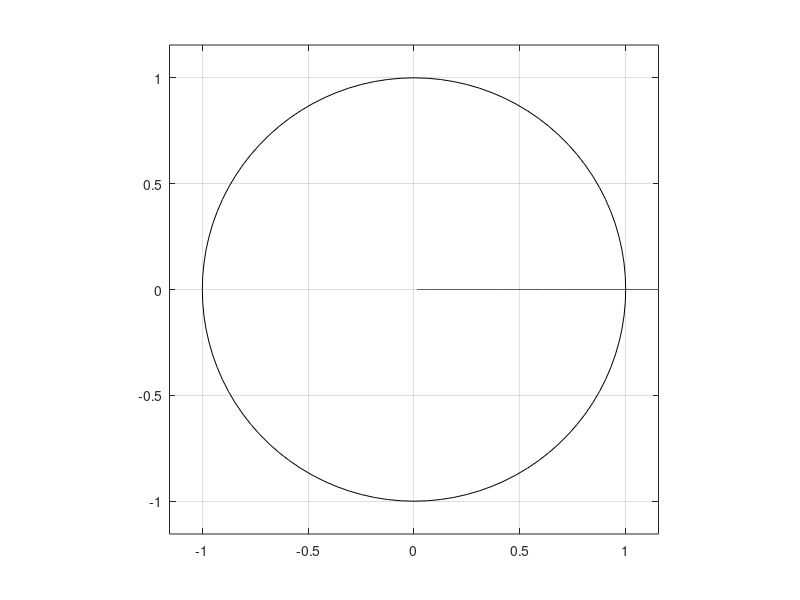
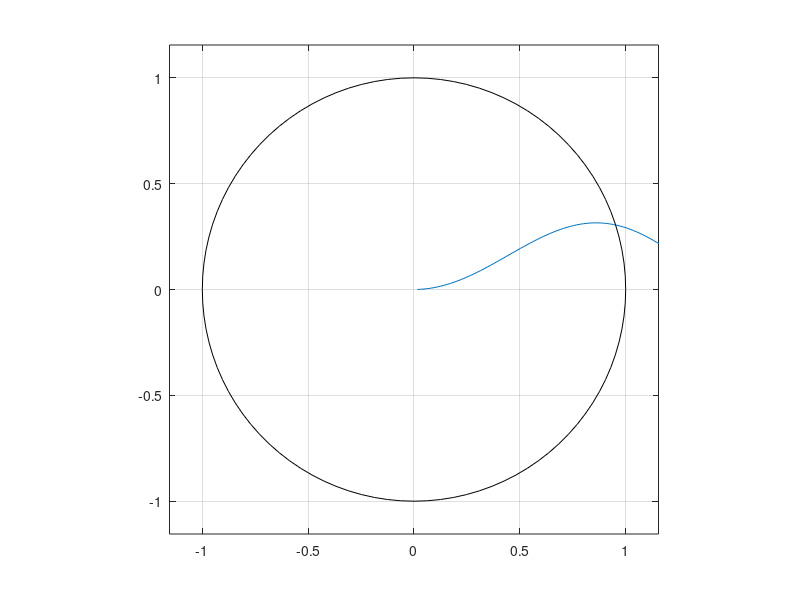
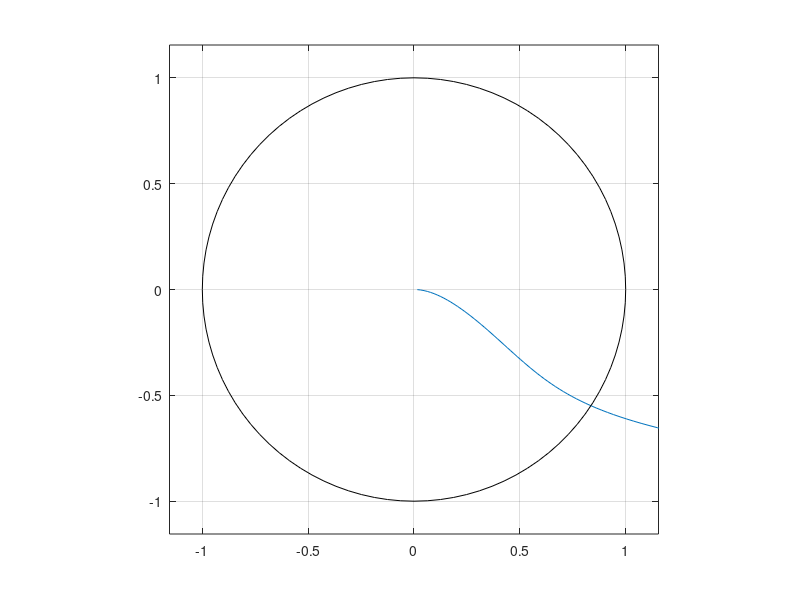

MATLAB code for these plots, in order:
clc;
clear;
close all;

%% Inputs
thetaR(:, 1) = linspace(0, pi/2, 101);

%% Calculate
thetaR = thetaR(2:end-1);
xR = cot(thetaR);

x = xR + 1j*xR ./ (1 + abs(xR));
theta = acot(x);

theta = thetaR + 1j .* thetaR.^2 .* cos(thetaR).^2;
x = cot(theta);

%% Plotting
figure;
plot(thetaR + 0.000001j, "", LineWidth=1.5);
grid on;
hold on;
zplane([]);

figure;
plot(theta, "", LineWidth=1.5);
grid on;
hold on;
zplane([]);

figure;
plot(x, "", LineWidth=1.5);
grid on;
hold on;
zplane([]);